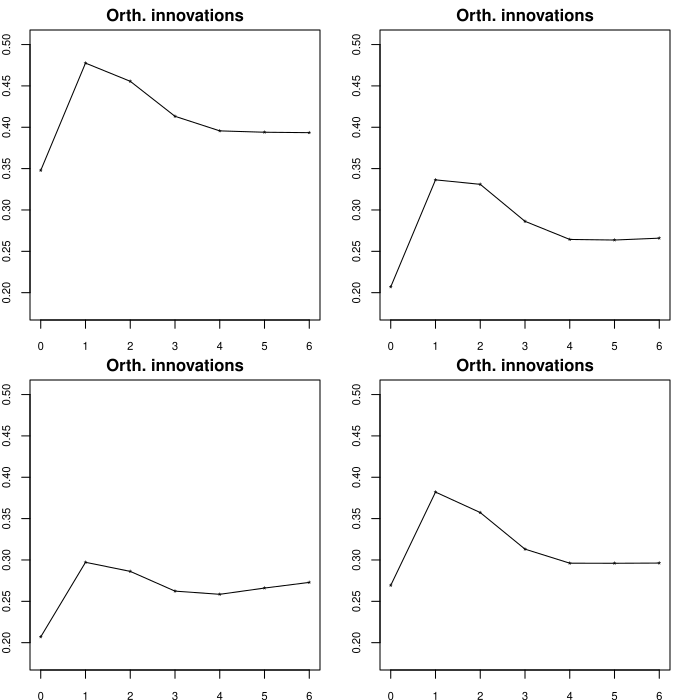

Reproduce this figure in R.
#
# Copyright (c) 2015 by Yuchao Zhao, Xiaoye Meng.
#
# This program is free software: you can redistribute it and/or modify
# it under the terms of the GNU General Public License as published by
# the Free Software Foundation, either version 3 of the License, or
# (at your option) any later version.
#
# This program is distributed in the hope that it will be useful,
# but WITHOUT ANY WARRANTY; without even the implied warranty of
# MERCHANTABILITY or FITNESS FOR A PARTICULAR PURPOSE.  See the
# GNU General Public License for more details.
#
# You should have received a copy of the GNU General Public License
# along with this program.  If not, see <http://www.gnu.org/licenses/>.
#
require(tsDyn)
require(urca)
require(vars)
da = read.table("data/m-gs1n3-5304.txt", header = TRUE)
head(da)
x1=da[,1]
x3=da[,2]
m1=VAR(cbind(x1,x3),p=3,ic=c("AIC"))
summary(m1)
var3.irf=irf(m1,period=6)
plot(var3.irf)
predict(m1,12)
cot=ca.jo(cbind(x1,x3),ecdet="const",type='trace',K=2,spec='transitory')
summary(cot)
vecm.fit=VECM(cbind(x1,x3),2)
summary(vecm.fit) 
vecm.fst=predict(vecm.fit,n.ahead = 12)
vecm.fst
